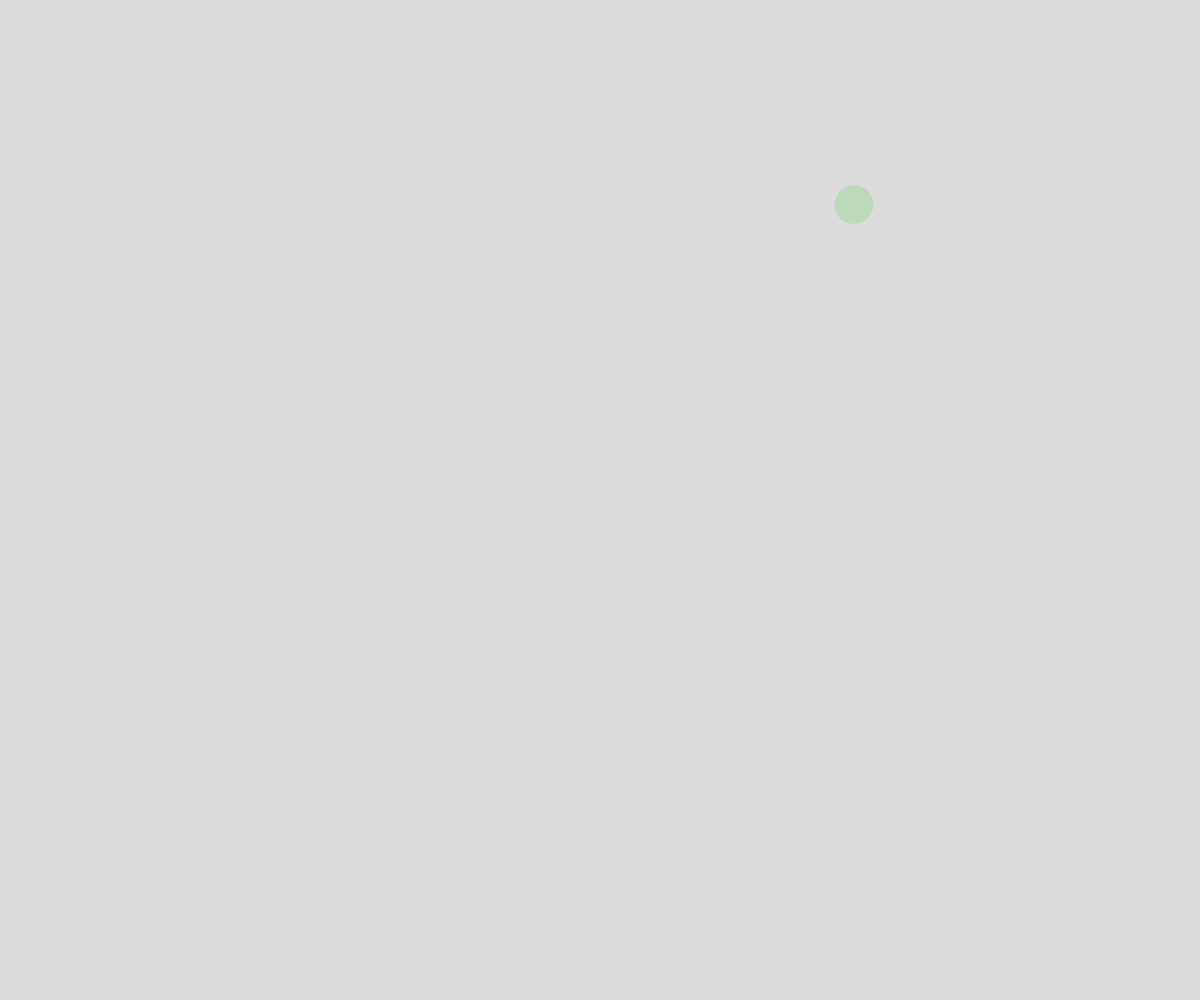
Frame 1 (no input)
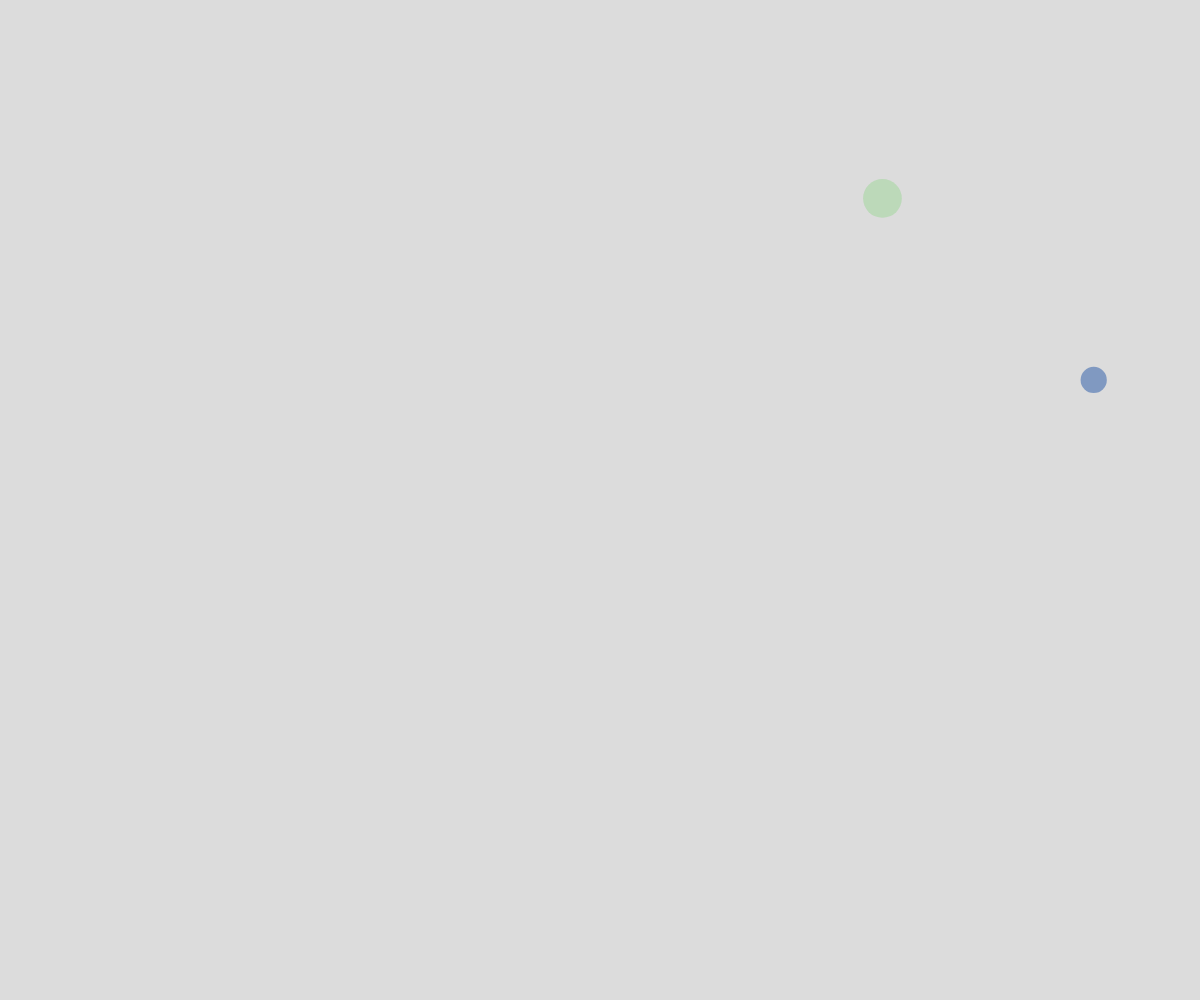
Frame 60 (no input)
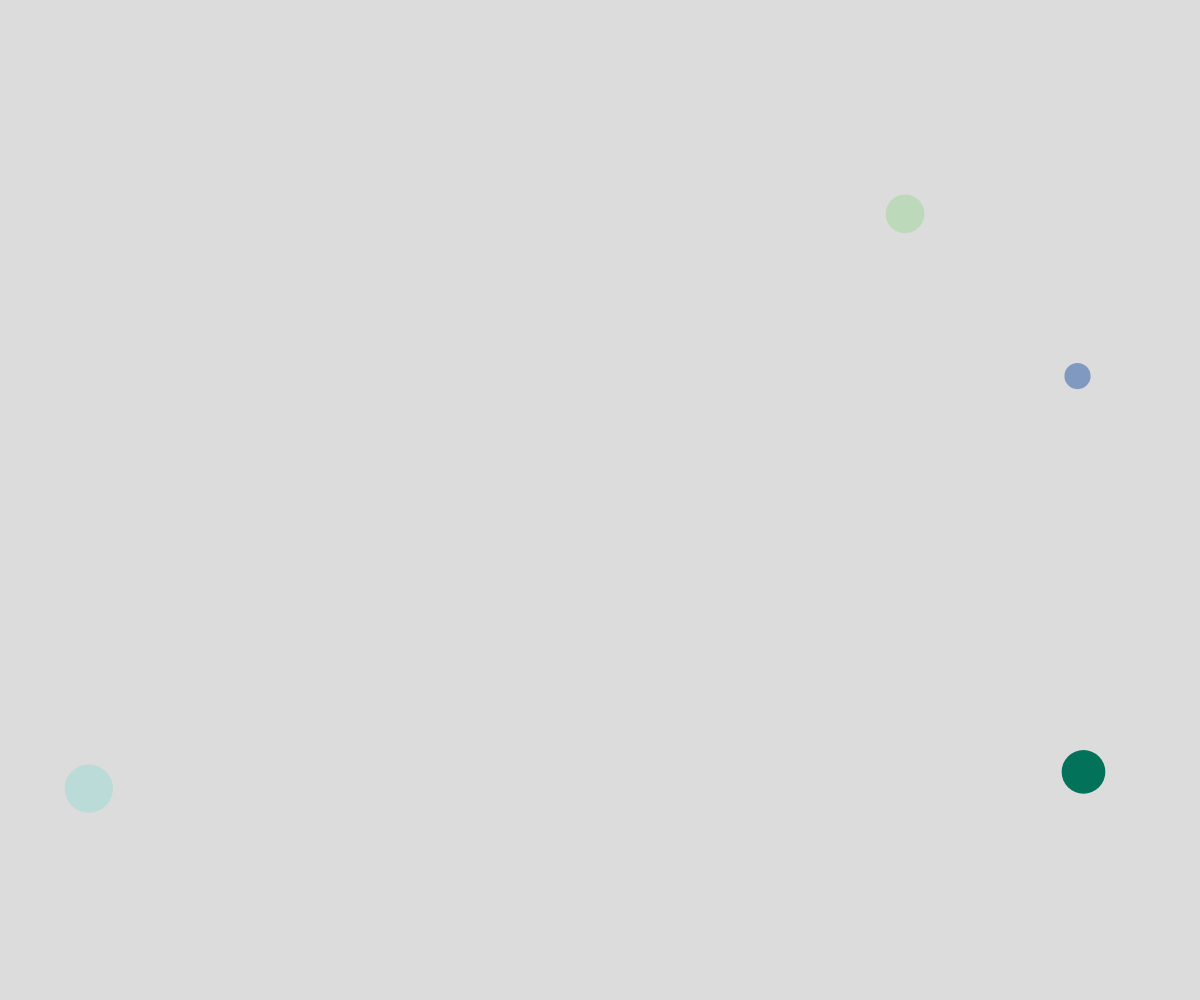
Frame 120 (the mouse pressed at the canvas centre since frame 60)

The p5.js sketch that drew these frames (run headless with seeded random() and noise() and a simulated clock; from frame 60 on, the mouse is pressed at the canvas centre):

// p5.js sketch
// ── sketch.js
let theAtoms = [];


function setup() {
  createCanvas(windowWidth, windowHeight);
  //for (let i = 0; i< 50; i++){
  spawnAtom();
//}
  window.setInterval(spawnAtom, 500);
}

function draw() {
  background(220);
  
 // for (let atom of theAtoms){
  // atom.x += random(-5,5);
  // atom.y += random(-5,5);
  
  for (let i = 0;  i < theAtoms.length; i++){  
    theAtoms[i].x += random(-5, 5);
    theAtoms[i].y += random(-5,5);
    
  noStroke();
  // fill(atom.theColor);
  // circle(atom.x, atom.y, atom.size);
    
    fill (theAtoms[i].theColor);
    circle (theAtoms[i].x,theAtoms[i].y, theAtoms[i].size);
}
}
function spawnAtom(){
  let atom;
  atom = {  
    x : random(width),
    y : random(height),
    size: random (5, 50),
    theColor: color(random(255), random(255), random(255), random(255)),
};
    theAtoms.push(atom);
}
     
